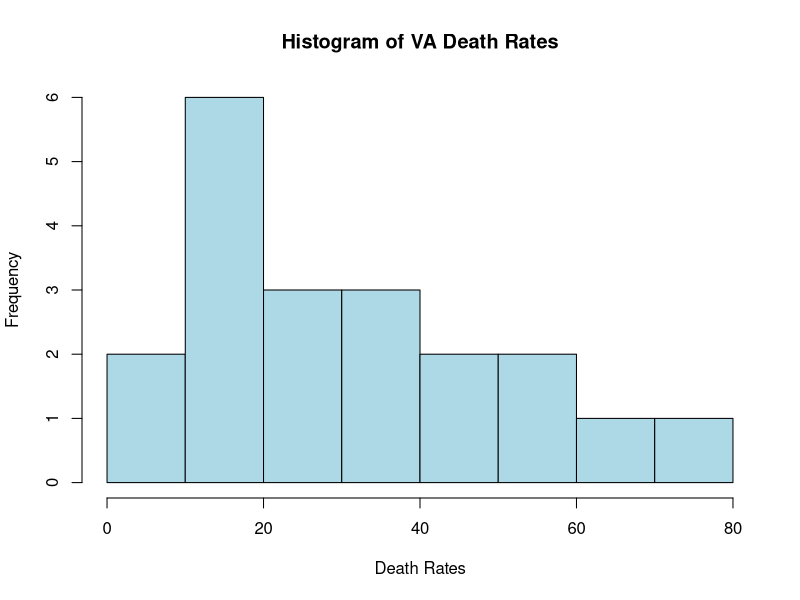
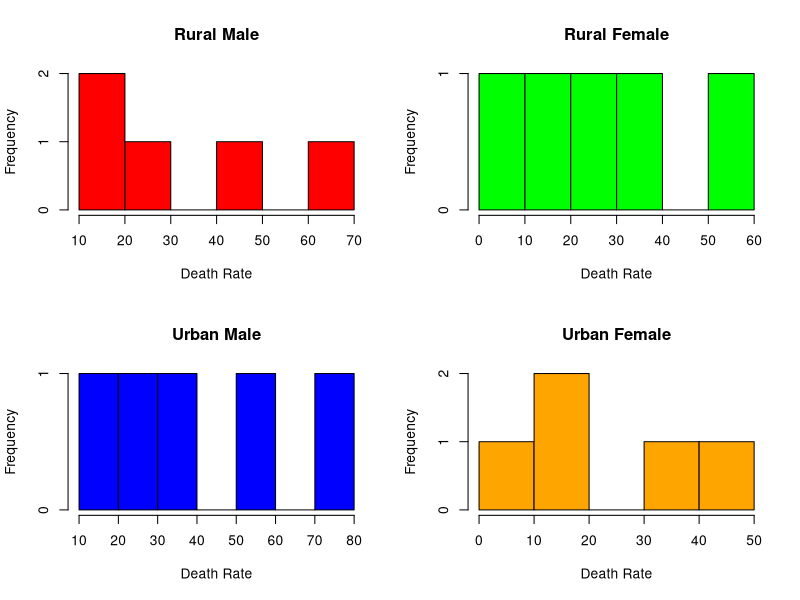

Generate these figures, in order, with R:
#1st - a
# Load dataset
data("VADeaths")

# View dataset
VADeaths

# Convert to vector
values <- as.vector(VADeaths)

# Basic histogram
hist(values,
     main = "Histogram of VA Death Rates",
     xlab = "Death Rates",
     col = "lightblue",
     border = "black")

# Histogram for each category
par(mfrow = c(2, 2))

hist(VADeaths[,1], main = "Rural Male",
     xlab = "Death Rate", col = "red")

hist(VADeaths[,2], main = "Rural Female",
     xlab = "Death Rate", col = "green")

hist(VADeaths[,3], main = "Urban Male",
     xlab = "Death Rate", col = "blue")

hist(VADeaths[,4], main = "Urban Female",
     xlab = "Death Rate", col = "orange")
